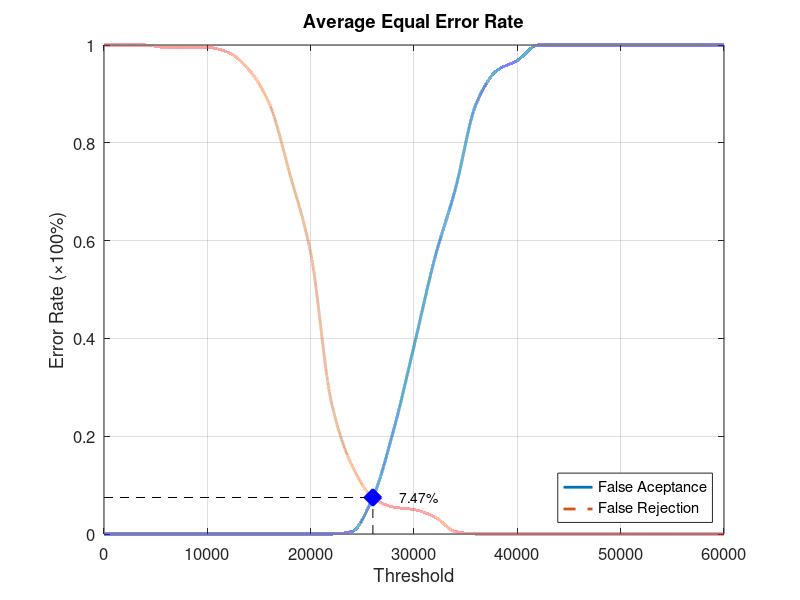
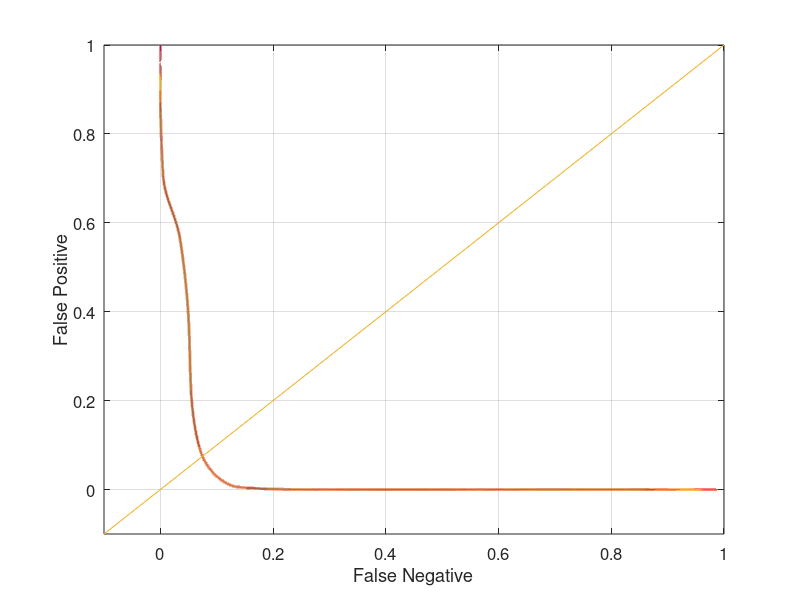

Source code (MATLAB) for these figures, in order:
function yEER = Database1_3
close all;
clear;
clc;
x = 0:2000:60000;
xq = 0:0.5:60000;

y0 = [0 0 0 0 0 0 0 0 0 0 0 0 0.00526316 0.0736842 0.210526 0.384211 0.563158 0.705263 0.878947 0.947368 0.968421 1 1 1 1 1 1 1 1 1 1];
yy0 = interp1(x, y0, xq, 'pchip');
y1 = [1 1 1 0.995 0.995 0.995 0.985 0.95 0.88 0.735 0.575 0.27 0.14 0.075 0.055 0.05 0.035 0.005 0 0 0 0 0 0 0 0 0 0 0 0 0];
yy1 = interp1(x, y1, xq, 'pchip');

% Calculating EER: 
y2 = abs(y0 - y1);
find(y2 == min(y2))
yy2 = abs(yy0 - yy1);
xEER = find(yy2 == min(yy2));
xEERIndex = xq(xEER) % X-axis EER
yEER = yy0(xEER) % Y-axis EER

main = figure
plot(xq, yy0,'-','LineWidth', 2);	hold on
plot(xq, yy1,'--','LineWidth', 2);	hold on
plot([xEERIndex xEERIndex], [0 yEER], 'k--');	hold on
plot([0 xEERIndex], [yEER yEER], 'k--');	hold on
plot(xEERIndex, yEER, 'bx', 'LineWidth', 10);	hold on
text(xEERIndex + 10 * xEERIndex / 100, yEER, [num2str(round((10000 * yEER)) / 100) '%'])
legend('False Aceptance', 'False Rejection', 'Location', 'SouthEast')
xlabel('Threshold')
ylabel('Error Rate (\times100%)')
title('Average Equal Error Rate')
set(gca, 'FontSize', 12)
axis([0 60000 0 1])
grid on

print(main, 'Database1_3Main', '-dpng');
FNRxFPR = figure('Color', [1 1 1]);
plot(yy1, yy0, '-', yy1, yy0, 'LineWidth', 2);
hold on
y = -0.1:0.1:1
plot(y, y); 
set(gca, 'FontSize', 12)
xlabel('False Negative')
ylabel('False Positive')
axis([-0.1 1 -0.1 1])
set(gca, 'FontSize', 12)
grid on

print(FNRxFPR, 'Database1_3FNRxFPR','-dpng');
end
